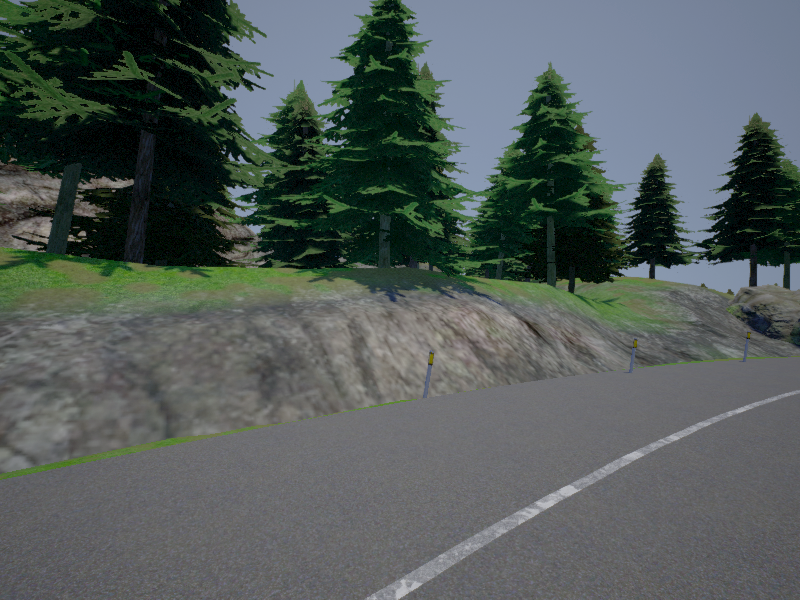
#> input picture notebooks/images/LeftRGB_00004001.png, 800 x 600 px
$ jupyter execute stitching.ipynb
#> lines starting #> are read from the running program, lines starting #| are printed output that depends on the picture
### Read Left, Center and Right Images

[cell 1]
import cv2
import matplotlib.pyplot as plt
import numpy as np

left = cv2.imread("./images/LeftRGB_00004001.png")
#> left is the input picture: shape (600, 800, 3); mean B, G, R 89.3, 91.4, 82.7
center = cv2.imread("./images/CentralRGB_00004001.png")
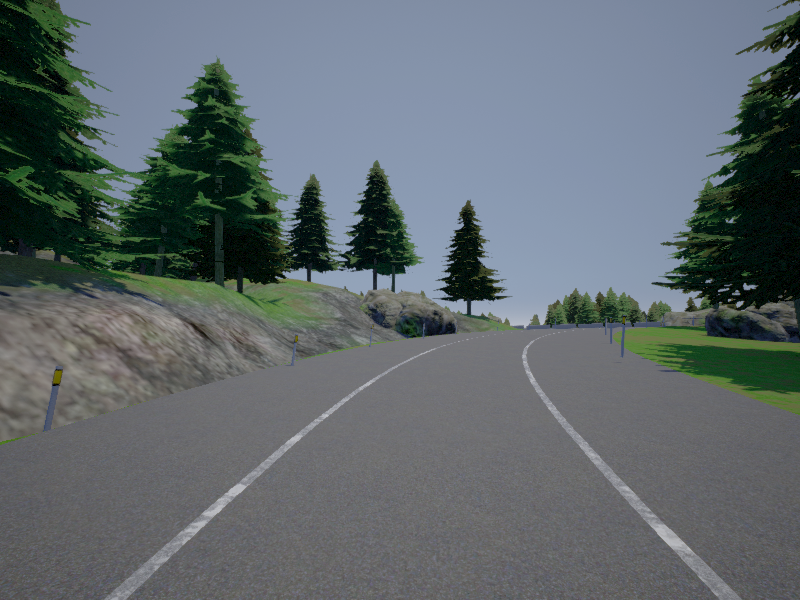
#> input picture notebooks/images/CentralRGB_00004001.png, 800 x 600 px
#> center is the input picture: shape (600, 800, 3); mean B, G, R 109.3, 105.5, 96.5
right = cv2.imread("./images/RightRGB_00004001.png")
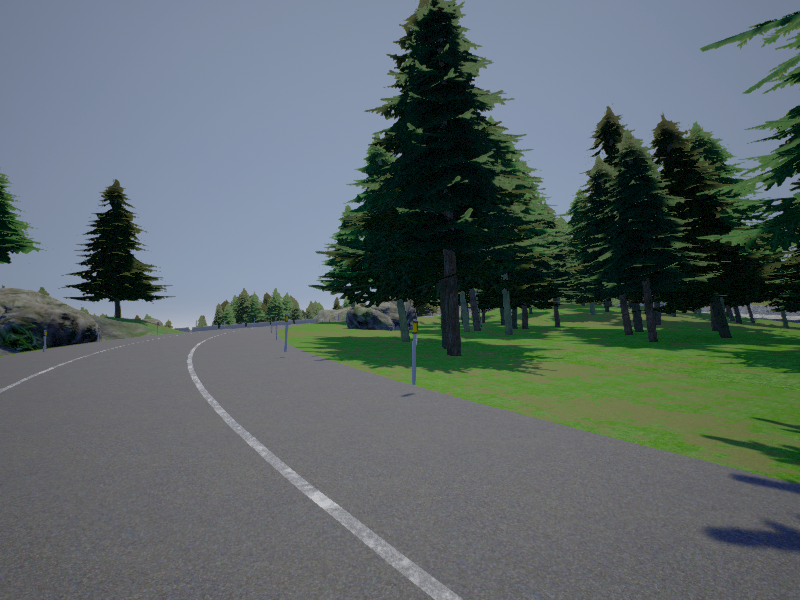
#> input picture notebooks/images/RightRGB_00004001.png, 800 x 600 px
#> right is the input picture: shape (600, 800, 3); mean B, G, R 102.7, 102.1, 91.1

left = cv2.cvtColor(left, cv2.COLOR_BGR2RGB)
center = cv2.cvtColor(center, cv2.COLOR_BGR2RGB)
right = cv2.cvtColor(right, cv2.COLOR_BGR2RGB)

plt.figure(figsize=(16, 10))
labels = ['left (-45)', 'center', 'right (+45)']
for index, image in enumerate([left, center, right]):
    plt.subplot(1, 3, index + 1)
    plt.imshow(image)
    plt.title(labels[index])
#> this loop made 3 passes

### Stitch images using opencv
Reference: https://docs.opencv.org/3.4/d1/d46/group__stitching.html#ga2de00132401436e7ddc89590994fd922

[cell 2]
stitcher = cv2.Stitcher.create(0)
(status, stitched) = stitcher.stitch([left, center, right])
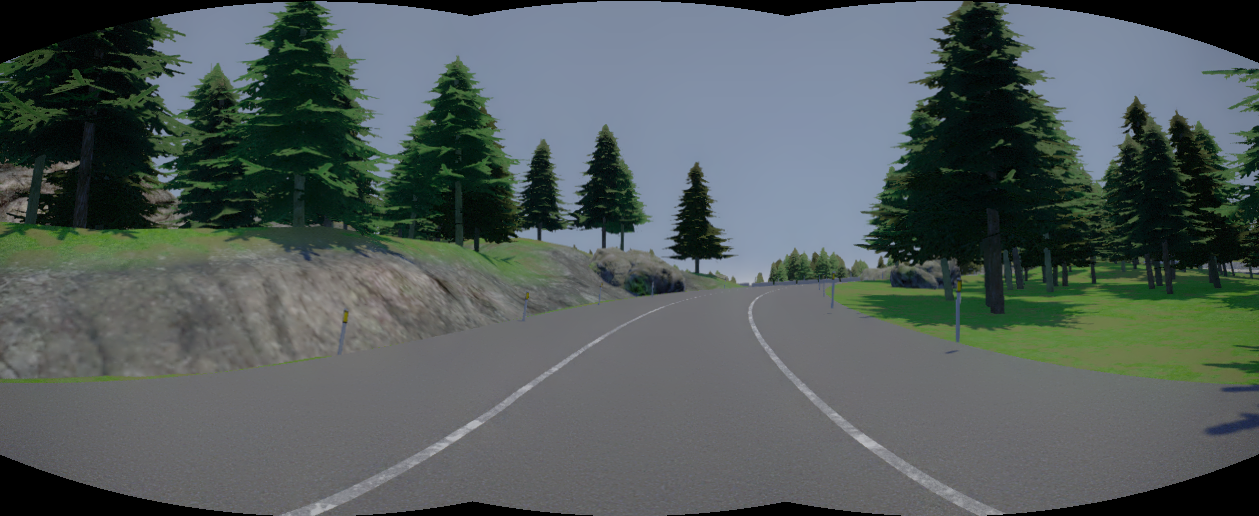
#> stitched: shape (516, 1259, 3); mean R, G, B 81.9, 91.6, 90.5
#> status = 0
plt.figure(figsize=(16, 10))
stitched = cv2.resize(stitched, (1600, 600)) # resize to original height
#> stitched: shape (600, 1600, 3)
plt.imshow(stitched) # opencv does a spherical warp

### Attempt at our own stitching
Referencing https://www.cse.wustl.edu/~ayan/courses/cse559a/PDFs/lec12.pdf

[cell 3]
def cart2angular(x,theta_0=0, w=800, f=400):
    theta_0 = np.deg2rad(theta_0)
    theta = np.arctan((x-w/2)/f) - theta_0
    return theta

def angular2cart(theta, theta_0, w=800, f=400):
    theta_0 = np.deg2rad(theta_0)
    x = np.tan(theta + theta_0)*f+w/2
    return x

[cell 4]
size_y = left.shape[0]
#> size_y = 600
size_x = left.shape[1]
#> size_x = 800

[cell 5]
xy_coords = np.tile(np.arange(0,800), (size_y,1)) ## make a matrix of pixel locs
thetas_center = (cart2angular(xy_coords, 0, 800, 400))
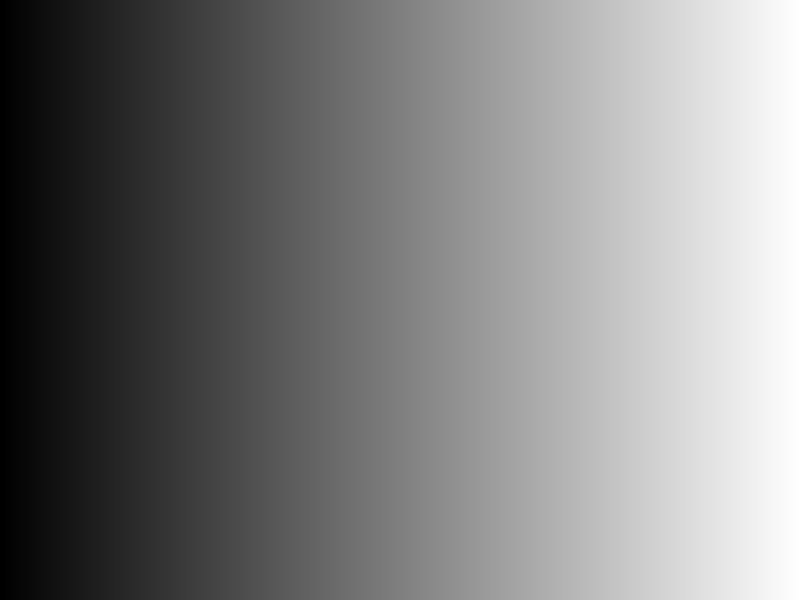
#> xy_coords: shape (600, 800) int64; min 0, max 799, mean 399.5; drawn with min black and max white

thetas_left   = (cart2angular(xy_coords, +45, 800, 400))

thetas_right  = (cart2angular(xy_coords, -45, 800, 400))

thetas = [thetas_left, thetas_center, thetas_right]

[cell 6]
min_theta = +np.inf
max_theta = -np.inf
for i in thetas:
    if i.min() < min_theta:
        min_theta = i.min()
    if i.max() > max_theta:
        max_theta = i.max()
#> after the loop, max_theta = 1.57; min_theta = -1.57

[cell 7]
fig, axes = plt.subplots(nrows=1, ncols=3)
plt.figure(figsize=(160,10))
for i in range(len(axes)):
    ax = axes.flat[i]
    im = ax.imshow(thetas[i], vmin=min_theta, vmax=max_theta)

fig.subplots_adjust(right=0.8)
cbar_ax = fig.add_axes([0.85, 0.15, 0.05, 0.7])
fig.colorbar(im, cax=cbar_ax)

[cell 8]
last_center_col = thetas_center[:,-1]
#> last_center_col = 600 values from 0.784 to 0.784
total_min = +np.inf
for i in range(800):
    curr_col = thetas_right[:,i]
    l1_diff = np.power((curr_col - last_center_col),2).mean()
    if l1_diff < total_min:
        total_min = l1_diff
        idx = i
#> after the loop, idx = 399; total_min = 1.56e-06

[cell 9]
idx
#> Out = 399

[cell 10]
thetas_center.shape
#> Out = (600, 800)

[cell 11]
total = np.zeros((600,1600))
total[:,0:400] = thetas_left[:,0:400]
total[:,400:1200] = thetas_center
total[:,1200:] = thetas_right[:,400:]
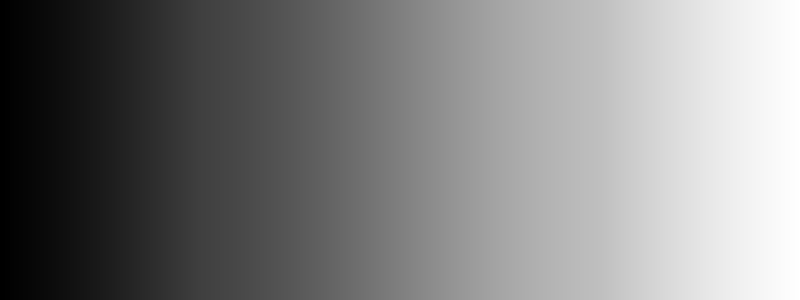
#> total: shape (600, 1600) float64 (shown at 1/2 size); min -1.57, max 1.57, mean -0.000982; drawn with min black and max white

[cell 12]
plt.figure(figsize=(16,10))
plt.imshow(total, vmax=max_theta, vmin=min_theta)
plt.colorbar()

[cell 13]
theta_30    = (cart2angular(xy_coords, -30, 800, 400))
last_col_30 = theta_30[:,-1]
#> last_col_30 = 600 values from 1.31 to 1.31
plt.imshow(theta_30,vmin=min_theta, vmax=max_theta)

[cell 14]
plt.figure(figsize=(16,10))
plt.subplot(1,3,1)
plt.imshow(left)
plt.subplot(1,3,2)
plt.imshow(center)
plt.subplot(1,3,3)
plt.imshow(right)

[cell 15]
last_col = theta_30[:,-1]
right_col = theta_30[:,0]

## Finding a column that matches most

[cell 16]
total_min = +np.inf
for i in range(800):
    curr_col = thetas_right[:,i]
    l1_diff = np.power((curr_col - last_col),2).mean()
    if l1_diff < total_min:
        total_min = l1_diff
        idx = i

[cell 17]
plt.imshow(np.hstack([center[:,293:293+130] ,right[:,0:630]]))
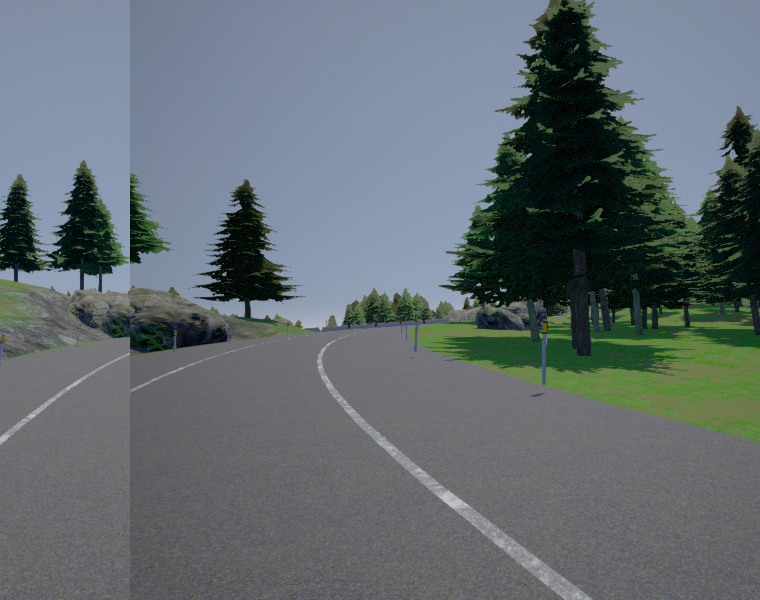
#> shown: shape (600, 760, 3); mean R, G, B 98.2, 107.8, 112.2

[cell 18]
def rotation_matrix(theta):
    """theta in degrees"""
    theta = np.deg2rad(theta)
#     R = np.array([[np.cos(theta), -np.sin(theta), 0],
#                   [np.sin(theta), np.cos(theta), 0],
#                   [0, 0, 1]])
    R = np.array([[np.cos(theta), 0,  -np.sin(theta)],
                  [0, 1, 0],
                  [np.sin(theta), 0, np.cos(theta)]])
#     R = np.array([[1, 0, 0],
#                   [0, np.cos(theta), -np.sin(theta)],
#                   [0, np.sin(theta), np.cos(theta)]])
    return R

def intrinsic_matric(f, w, h):
    K = np.array([[f, 0, w/2.0],
              [0, f, h/2.0],
              [0, 0, 1]])
    return K

[cell 19]
K = intrinsic_matric(f=400, w=800, h=600)

[cell 20]
R = rotation_matrix(-45)
right_homography = np.zeros(right.shape)
for p_x in range(800):
    for p_y in range(600):
        x = np.array([p_x, p_y, 1])
        x_p = np.matmul(K*R*np.linalg.inv(K), x)
        try:
            right_homography[p_y, p_x, :] = right[int(x_p[1]), int(x_p[0]), :]
        except:
            pass
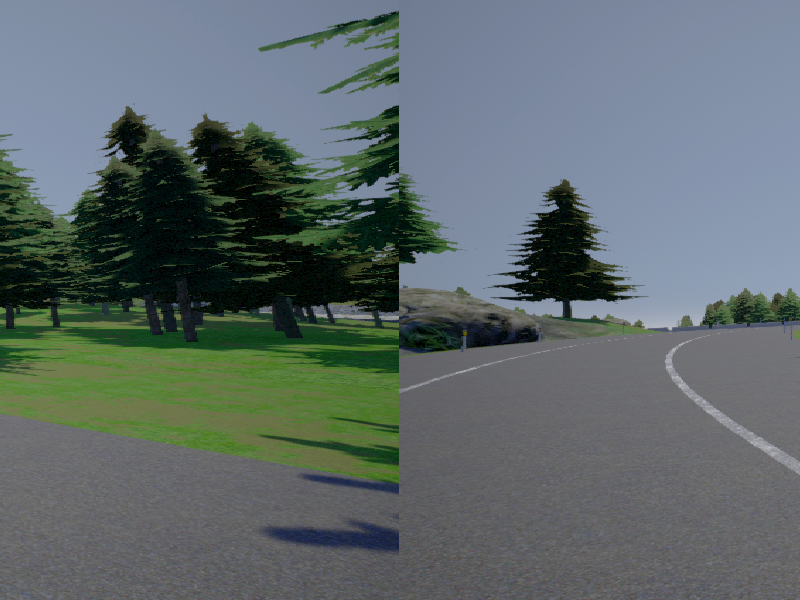
#> right_homography: shape (600, 800, 3) float64; mean R, G, B 94.6, 105.6, 106.5

#### When we try setting the rotation angle of -45 and 45 for right and left rotation matrices respectively, it does not

[cell 21]
R = rotation_matrix(-45)
left_homography = np.zeros(left.shape)
for p_x in range(800):
    for p_y in range(600):
        x = np.array([p_x, p_y, 1])
        x_p = np.matmul(K*R*np.linalg.inv(K), x)
        try:
            left_homography[p_y, p_x, :] = left[int(x_p[1]), int(x_p[0]), :]
        except:
            pass
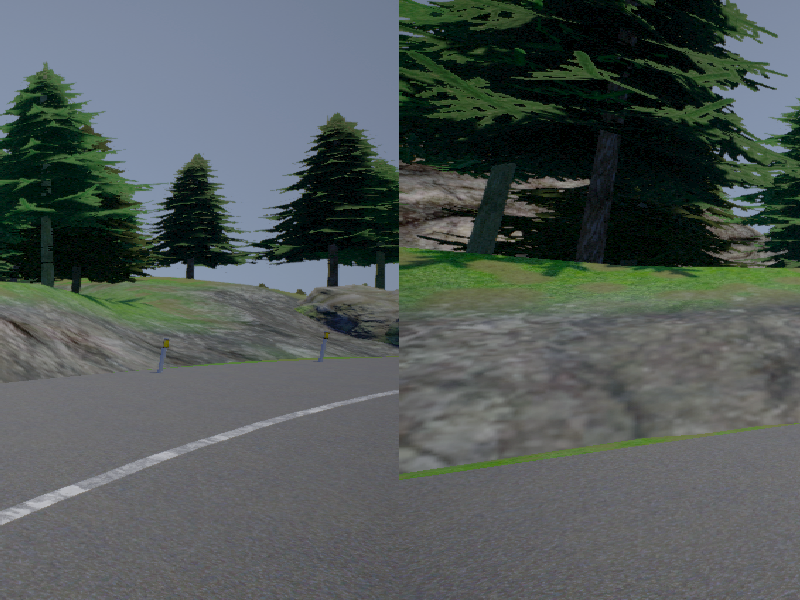
#> left_homography: shape (600, 800, 3) float64; mean R, G, B 80.8, 88.8, 86.9

[cell 22]
plt.figure(figsize=(16, 10))
for index, image in enumerate([left_homography, center, right_homography]):
    plt.subplot(1, 3, index + 1)
    plt.imshow(image/255.0)

[cell 23]
plt.figure(figsize=(16, 10))
our_stitch = np.zeros((600, 2*800, 3))
our_stitch[:, 400:1200, :] = center
our_stitch[:, 1200:, :] = right_homography[:, 0:400, :]
our_stitch[:, :400, :] = left_homography[:, 400:, :]
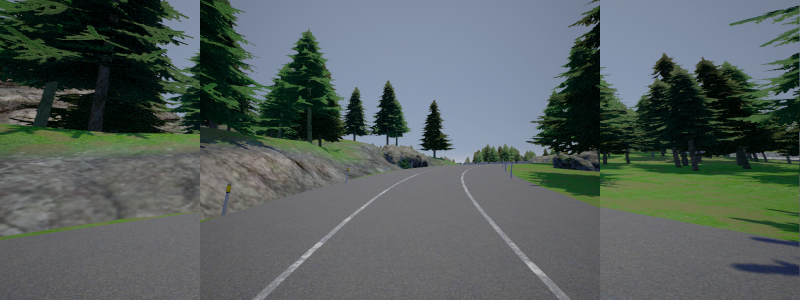
#> our_stitch: shape (600, 1600, 3) float64 (shown at 1/2 size); mean R, G, B 85.6, 95.7, 93.5
plt.imshow(our_stitch / 255.0)
plt.title("Our stitched image")

#### Notes: The seams are very apparant. So we cannot use this version of the stitched image.

### Original Comparison

[cell 24]
plt.figure(figsize=(16, 10))
for index, image in enumerate([left, center, right]):
    plt.subplot(1, 3, index + 1)
    plt.imshow(image)

### Extracting reprojected views from stitched image

[cell 25]
plt.figure(figsize=(16, 10))
plt.imshow(stitched)
plt.hlines(115, xmin=0, xmax=1600, color='r')
plt.hlines(510, xmin=0, xmax=1600, color='r')
plt.xlim([0, 1600])
#> Out = (0, 1600)
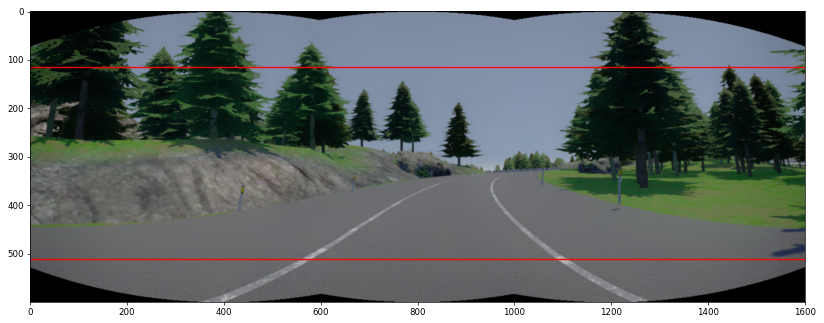
#> figure drawn by matplotlib, 1 panel
